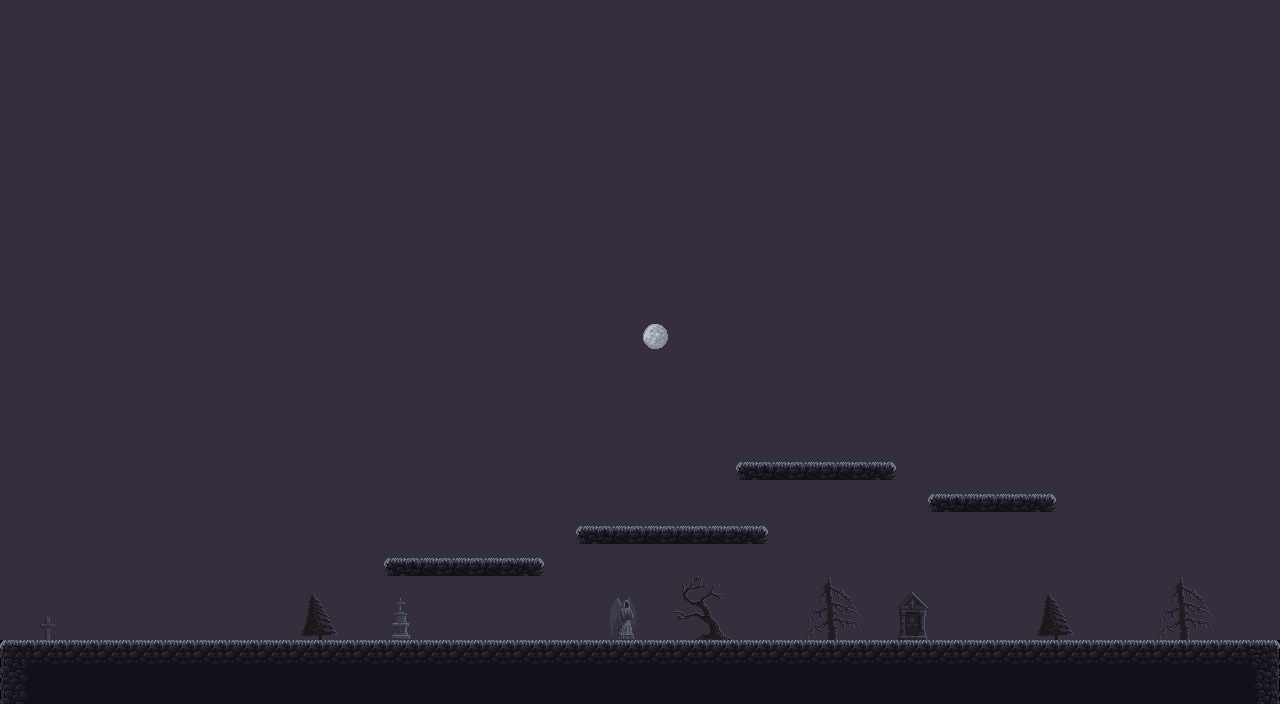

A 2D game scene composited from a Tiled map and its tileset images. What follows is a short description and the map's XML, with every tile layer's data as written:
An orthogonal 40x22 tile map with 32x32 px tiles, 2 tile layers (background, terrain) and 7 objects.

<map version="1.5" tiledversion="1.7.2" orientation="orthogonal" renderorder="right-down" width="40" height="22" tilewidth="32" tileheight="32" infinite="0" nextlayerid="4" nextobjectid="9">
 <tileset firstgid="1" source="Tileset-2.tsx" />
 <layer id="1" name="background" width="40" height="22">
  <data encoding="csv">
13,13,13,13,13,13,13,13,13,13,13,13,13,13,13,13,13,13,13,13,13,13,13,13,13,13,13,13,13,13,13,13,13,13,13,13,13,13,13,13,
13,13,13,13,13,13,13,13,13,13,13,13,13,13,13,13,13,13,13,13,13,13,13,13,13,13,13,13,13,13,13,13,13,13,13,13,13,13,13,13,
13,13,13,13,13,13,13,13,13,13,13,13,13,13,13,13,13,13,13,13,13,13,13,13,13,13,13,13,13,13,13,13,13,13,13,13,13,13,13,13,
13,13,13,13,13,13,13,13,13,13,13,13,13,13,13,13,13,13,13,13,13,13,13,13,13,13,13,13,13,13,13,13,13,13,13,13,13,13,13,13,
13,13,13,13,13,13,13,13,13,13,13,13,13,13,13,13,13,13,13,13,13,13,13,13,13,13,13,13,13,13,13,13,13,13,13,13,13,13,13,13,
13,13,13,13,13,13,13,13,13,13,13,13,13,13,13,13,13,13,13,13,13,13,13,13,13,13,13,13,13,13,13,13,13,13,13,13,13,13,13,13,
13,13,13,13,13,13,13,13,13,13,13,13,13,13,13,13,13,13,13,13,13,13,13,13,13,13,13,13,13,13,13,13,13,13,13,13,13,13,13,13,
13,13,13,13,13,13,13,13,13,13,13,13,13,13,13,13,13,13,13,13,13,13,13,13,13,13,13,13,13,13,13,13,13,13,13,13,13,13,13,13,
13,13,13,13,13,13,13,13,13,13,13,13,13,13,13,13,13,13,13,13,13,13,13,13,13,13,13,13,13,13,13,13,13,13,13,13,13,13,13,13,
13,13,13,13,13,13,13,13,13,13,13,13,13,13,13,13,13,13,13,13,13,13,13,13,13,13,13,13,13,13,13,13,13,13,13,13,13,13,13,13,
13,13,13,13,13,13,13,13,13,13,13,13,13,13,13,13,13,13,13,13,13,13,13,13,13,13,13,13,13,13,13,13,13,13,13,13,13,13,13,13,
13,13,13,13,13,13,13,13,13,13,13,13,13,13,13,13,13,13,13,13,13,13,13,13,13,13,13,13,13,13,13,13,13,13,13,13,13,13,13,13,
13,13,13,13,13,13,13,13,13,13,13,13,13,13,13,13,13,13,13,13,13,13,13,13,13,13,13,13,13,13,13,13,13,13,13,13,13,13,13,13,
13,13,13,13,13,13,13,13,13,13,13,13,13,13,13,13,13,13,13,13,13,13,13,13,13,13,13,13,13,13,13,13,13,13,13,13,13,13,13,13,
13,13,13,13,13,13,13,13,13,13,13,13,13,13,13,13,13,13,13,13,13,13,13,13,13,13,13,13,13,13,13,13,13,13,13,13,13,13,13,13,
13,13,13,13,13,13,13,13,13,13,13,13,13,13,13,13,13,13,13,13,13,13,13,13,13,13,13,13,13,13,13,13,13,13,13,13,13,13,13,13,
13,13,13,13,13,13,13,13,13,13,13,13,13,13,13,13,13,13,13,13,13,13,13,13,13,13,13,13,13,13,13,13,13,13,13,13,13,13,13,13,
13,13,13,13,13,13,13,13,13,13,13,13,13,13,13,13,13,13,13,13,13,13,13,13,13,13,13,13,13,13,13,13,13,13,13,13,13,13,13,13,
13,13,13,13,13,13,13,13,13,13,13,13,13,13,13,13,13,13,13,13,13,13,13,13,13,13,13,13,13,13,13,13,13,13,13,13,13,13,13,13,
13,13,13,13,13,13,13,13,13,13,13,13,13,13,13,13,13,13,13,13,13,13,13,13,13,13,13,13,13,13,13,13,13,13,13,13,13,13,13,13,
2,25,25,25,25,25,25,25,25,25,25,25,25,25,25,25,25,25,25,25,25,25,25,25,25,25,25,25,25,25,25,25,25,25,25,25,25,25,25,3,
14,1,1,1,1,1,1,1,1,1,1,1,1,1,1,1,1,1,1,1,1,1,1,1,1,1,1,1,1,1,1,1,1,1,1,1,1,1,1,15
</data>
 </layer>
 <layer id="2" name="terrain" width="40" height="22">
  <data encoding="csv">
0,0,0,0,0,0,0,0,0,0,0,0,0,0,0,0,0,0,0,0,0,0,0,0,0,0,0,0,0,0,0,0,0,0,0,0,0,0,0,0,
0,0,0,0,0,0,0,0,0,0,0,0,0,0,0,0,0,0,0,0,0,0,0,0,0,0,0,0,0,0,0,0,0,0,0,0,0,0,0,0,
0,0,0,0,0,0,0,0,0,0,0,0,0,0,0,0,0,0,0,0,0,0,0,0,0,0,0,0,0,0,0,0,0,0,0,0,0,0,0,0,
0,0,0,0,0,0,0,0,0,0,0,0,0,0,0,0,0,0,0,0,0,0,0,0,0,0,0,0,0,0,0,0,0,0,0,0,0,0,0,0,
0,0,0,0,0,0,0,0,0,0,0,0,0,0,0,0,0,0,0,0,0,0,0,0,0,0,0,0,0,0,0,0,0,0,0,0,0,0,0,0,
0,0,0,0,0,0,0,0,0,0,0,0,0,0,0,0,0,0,0,0,0,0,0,0,0,0,0,0,0,0,0,0,0,0,0,0,0,0,0,0,
0,0,0,0,0,0,0,0,0,0,0,0,0,0,0,0,0,0,0,0,0,0,0,0,0,0,0,0,0,0,0,0,0,0,0,0,0,0,0,0,
0,0,0,0,0,0,0,0,0,0,0,0,0,0,0,0,0,0,0,0,0,0,0,0,0,0,0,0,0,0,0,0,0,0,0,0,0,0,0,0,
0,0,0,0,0,0,0,0,0,0,0,0,0,0,0,0,0,0,0,0,0,0,0,0,0,0,0,0,0,0,0,0,0,0,0,0,0,0,0,0,
0,0,0,0,0,0,0,0,0,0,0,0,0,0,0,0,0,0,0,0,0,0,0,0,0,0,0,0,0,0,0,0,0,0,0,0,0,0,0,0,
0,0,0,0,0,0,0,0,0,0,0,0,0,0,0,0,0,0,0,0,24,0,0,0,0,0,0,0,0,0,0,0,0,0,0,0,0,0,0,0,
0,0,0,0,0,0,0,0,0,0,0,0,0,0,0,0,0,0,0,0,0,0,0,0,0,0,0,0,0,0,0,0,0,0,0,0,0,0,0,0,
0,0,0,0,0,0,0,0,0,0,0,0,0,0,0,0,0,0,0,0,0,0,0,0,0,0,0,0,0,0,0,0,0,0,0,0,0,0,0,0,
0,0,0,0,0,0,0,0,0,0,0,0,0,0,0,0,0,0,0,0,0,0,0,0,0,0,0,0,0,0,0,0,0,0,0,0,0,0,0,0,
0,0,0,0,0,0,0,0,0,0,0,0,0,0,0,0,0,0,0,0,0,0,0,6,9,9,9,10,0,0,0,0,0,0,0,0,0,0,0,0,
0,0,0,0,0,0,0,0,0,0,0,0,0,0,0,0,0,0,0,0,0,0,0,0,0,0,0,0,0,6,9,9,10,0,0,0,0,0,0,0,
0,0,0,0,0,0,0,0,0,0,0,0,0,0,0,0,0,0,6,9,9,9,9,10,0,0,0,0,0,0,0,0,0,0,0,0,0,0,0,0,
0,0,0,0,0,0,0,0,0,0,0,0,6,9,9,9,10,0,0,0,0,0,0,0,0,0,0,0,0,0,0,0,0,0,0,0,0,0,0,0,
0,0,0,0,0,0,0,0,0,54,55,0,75,0,0,0,0,0,0,73,0,28,29,0,0,32,33,0,74,0,0,0,54,55,0,0,32,33,0,0,
0,62,0,0,0,0,0,0,0,66,67,0,87,0,0,0,0,0,0,85,0,40,41,0,0,44,45,0,86,0,0,0,66,67,0,0,44,45,0,0,
0,0,0,0,0,0,0,0,0,0,0,0,0,0,0,0,0,0,0,0,0,0,0,0,0,0,0,0,0,0,0,0,0,0,0,0,0,0,0,0,
0,0,0,0,0,0,0,0,0,0,0,0,0,0,0,0,0,0,0,0,0,0,0,0,0,0,0,0,0,0,0,0,0,0,0,0,0,0,0,0
</data>
 </layer>
 <objectgroup id="3" name="ground">
  <object id="1" x="0" y="642" width="1279.75" height="62" />
  <object id="3" x="-0.25" y="-0.5" width="0.25" height="642.25" />
  <object id="4" x="1279.75" y="0.25" width="0.25" height="641.5" />
  <object id="5" x="383.25" y="558.25" width="160.5" height="17.75" />
  <object id="6" x="575.25" y="525.5" width="193.5" height="19.5" />
  <object id="7" x="735.75" y="461.75" width="160.75" height="18.5" />
  <object id="8" x="928" y="493.5" width="128" height="18.5" />
 </objectgroup>
</map>
